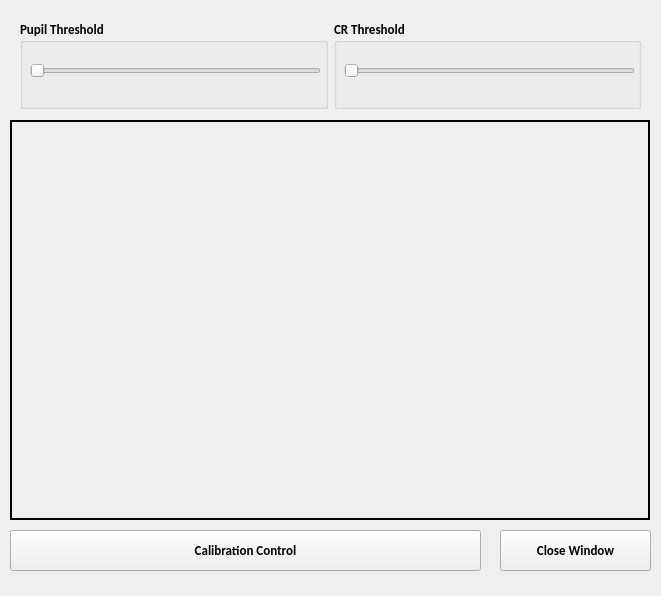
<?xml version="1.0" encoding="UTF-8"?>
<ui version="4.0">
 <class>Form</class>
 <widget class="QWidget" name="Form">
  <property name="geometry">
   <rect>
    <x>0</x>
    <y>0</y>
    <width>661</width>
    <height>596</height>
   </rect>
  </property>
  <property name="maximumSize">
   <size>
    <width>661</width>
    <height>661</height>
   </size>
  </property>
  <property name="windowTitle">
   <string>Form</string>
  </property>
  <widget class="QLabel" name="labCalPreview">
   <property name="geometry">
    <rect>
     <x>10</x>
     <y>120</y>
     <width>640</width>
     <height>400</height>
    </rect>
   </property>
   <property name="frameShape">
    <enum>QFrame::WinPanel</enum>
   </property>
   <property name="text">
    <string/>
   </property>
  </widget>
  <widget class="QWidget" name="horizontalLayoutWidget">
   <property name="geometry">
    <rect>
     <x>20</x>
     <y>20</y>
     <width>621</width>
     <height>89</height>
    </rect>
   </property>
   <layout class="QHBoxLayout" name="horizontalLayout">
    <item>
     <widget class="QGroupBox" name="gbPupilThres">
      <property name="font">
       <font>
        <family>Calibri</family>
        <pointsize>10</pointsize>
        <weight>75</weight>
        <bold>true</bold>
       </font>
      </property>
      <property name="title">
       <string>Pupil Threshold</string>
      </property>
      <widget class="QSlider" name="slidePupilMax">
       <property name="geometry">
        <rect>
         <x>10</x>
         <y>40</y>
         <width>291</width>
         <height>22</height>
        </rect>
       </property>
       <property name="maximum">
        <number>128</number>
       </property>
       <property name="pageStep">
        <number>8</number>
       </property>
       <property name="orientation">
        <enum>Qt::Horizontal</enum>
       </property>
      </widget>
     </widget>
    </item>
    <item>
     <widget class="QGroupBox" name="gbCRThres">
      <property name="font">
       <font>
        <family>Calibri</family>
        <pointsize>10</pointsize>
        <weight>75</weight>
        <bold>true</bold>
       </font>
      </property>
      <property name="title">
       <string>CR Threshold</string>
      </property>
      <widget class="QSlider" name="slideCRMin">
       <property name="geometry">
        <rect>
         <x>10</x>
         <y>40</y>
         <width>291</width>
         <height>22</height>
        </rect>
       </property>
       <property name="minimum">
        <number>128</number>
       </property>
       <property name="maximum">
        <number>255</number>
       </property>
       <property name="pageStep">
        <number>8</number>
       </property>
       <property name="orientation">
        <enum>Qt::Horizontal</enum>
       </property>
      </widget>
     </widget>
    </item>
   </layout>
  </widget>
  <widget class="QPushButton" name="btnCalibrate">
   <property name="enabled">
    <bool>true</bool>
   </property>
   <property name="geometry">
    <rect>
     <x>10</x>
     <y>530</y>
     <width>471</width>
     <height>41</height>
    </rect>
   </property>
   <property name="font">
    <font>
     <family>Calibri</family>
     <pointsize>10</pointsize>
     <weight>75</weight>
     <bold>true</bold>
    </font>
   </property>
   <property name="text">
    <string>Calibration Control</string>
   </property>
  </widget>
  <widget class="QPushButton" name="btnExit">
   <property name="geometry">
    <rect>
     <x>500</x>
     <y>530</y>
     <width>151</width>
     <height>41</height>
    </rect>
   </property>
   <property name="font">
    <font>
     <family>Calibri</family>
     <pointsize>10</pointsize>
     <weight>75</weight>
     <bold>true</bold>
    </font>
   </property>
   <property name="text">
    <string>Close Window</string>
   </property>
  </widget>
 </widget>
 <resources/>
 <connections/>
</ui>
